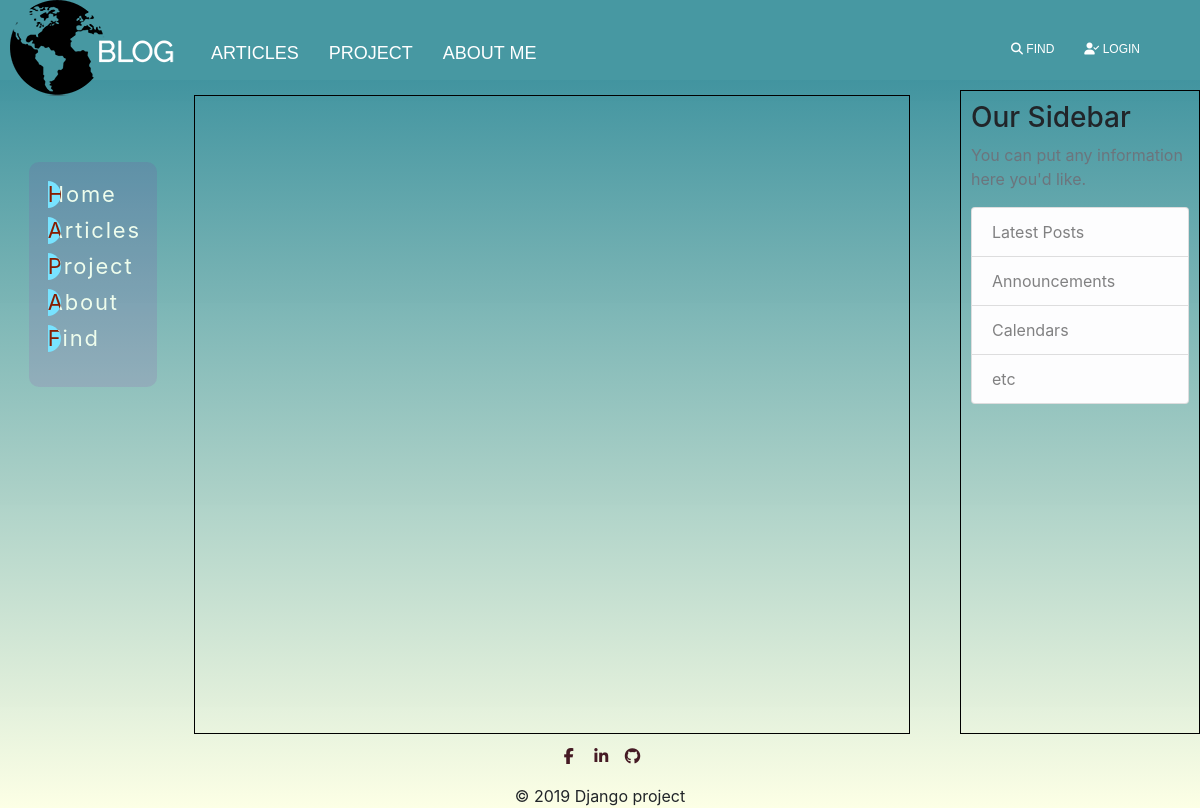
The page /blog/ on the database as committed earlier.
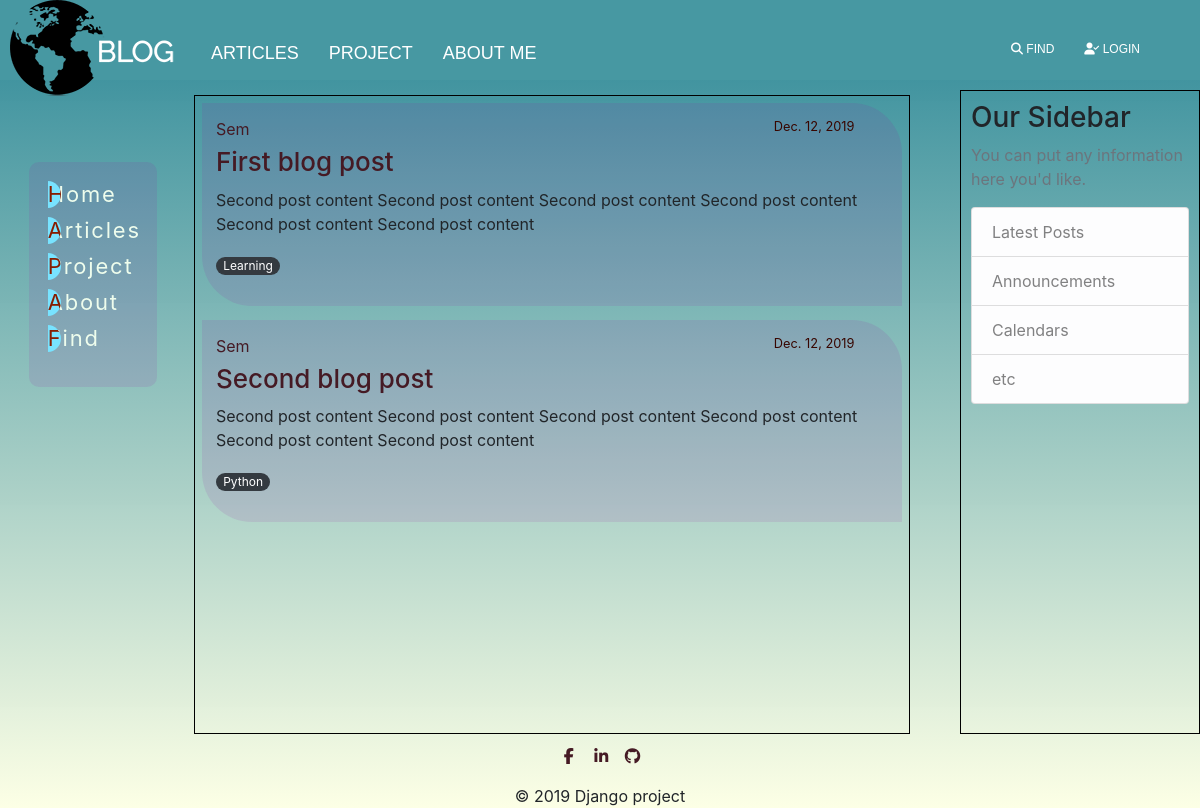
The same page on the database as committed later.
### my_blog/models.py (models this page shows, shortened)
class Post(models.Model):
    title = models.CharField(max_length=150, db_index=True)
    slug = models.SlugField(max_length=150, unique=True)
    body = models.TextField(blank=True, db_index=True)
    date_posted = models.DateField(default=timezone.now)
    author = models.ForeignKey(User, on_delete=models.CASCADE)
    tags = models.ManyToManyField('Tag', blank=True, related_name='posts')
    def get_absolute_url(self):
        return reverse('post_detail', kwargs={'slug': self.slug})

class Tag(models.Model):
    tag = models.CharField(max_length=50, unique=True)
    slug = models.SlugField(max_length=50, unique=True)
    def __str__(self):
        return self.tag

### my_blog/views.py (the view)
# urls.py: path('', blog_posts_list, name='blog_home'),
def blog_posts_list(request):
    if request.method == 'GET':
        posts = Post.objects.all()
        return render(request, 'my_blog/blog_post_list.html', context={'posts': posts})

### my_blog/templates/my_blog/blog_post_list.html (shortened to what this page needs)
{% extends 'my_blog/blog_base.html' %}
{% block content %}
    {% for post in posts %}
        {%  include 'my_blog/includes/post_cards_template.html' %}
    {% endfor %}
{% endblock %}

### my_blog/templates/my_blog/includes/post_cards_template.html
<div class="media-body">
    <div class="media-article">
        <div class="article-metadata">
            <a class="mr-2" href="#">{{ post.author }}</a>
            <small class="text-muted">{{ post.date_posted }}</small>
        </div>
        <h2><a class="article-title" href="{{ post.get_absolute_url }}">{{ post.title }}</a></h2>
        <p class="article-content">{{ post.body|truncatewords:30 }}</p>
        <p>
            {% for tag in post.tags.all %}
            <a href="{% url 'tags_list' %}" class="badge badge-pill badge-dark">{{ tag }}</a>
        {% endfor %}
        </p>
    </div>
</div>

Rows that differ between the two databases and show on the page:
added Post: author "Sem", date_posted "Dec. 12, 2019", title "First blog post", body "Second post content Second post content Second post content Second post content Second post content Second post content"
added Tag: tag "Learning", shown under "Sem"
added Post: author "Sem", date_posted "Dec. 12, 2019", title "Second blog post", body "Second post content Second post content Second post content Second post content Second post content Second post content"
added Tag: tag "Python", shown under "Sem"
